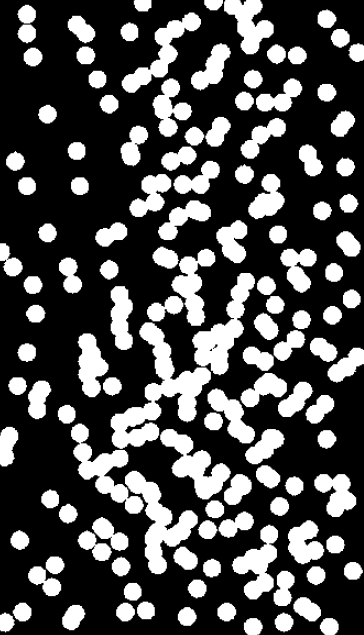
#> input picture imgs/microscope.png, 364 x 635 px
$ jupyter execute ejercicio7.ipynb
#> lines starting #> are read from the running program, lines starting #| are printed output that depends on the picture; after the words box and inside, x2 and y2 are one past the last pixel; in counts of white or black regions, pixels touching at a corner belong together
## Ejercicio 7

Sobre la imagen microscope.png, aplicar los siguientes pasos:
1. Binarizar la imagen (si no esta binarizada).
2. Obtener la componente conexa de menor tamano. ¿Cuantos pıxeles tiene?
3. Recortar la componente conexa de mayor tamano, y remover el resto de componentes. Mostrar una imagen binaria
donde solo quede la mayor componente conexa.
4. Aplicar operaciones morfologicas para contar cuantas celulas hay en total. ¿Comparar el numero obtenido contra el
numero verdadero de celulas?

### 1.

[cell 1]
import cv2
import numpy as np

# Cargar la imagen
image = cv2.imread('./imgs/microscope.png', 0)
#> image: shape (635, 364); min 0, max 255, mean 76.6

# Aplicar binarización
_, binary_image = cv2.threshold(image, 128, 255, cv2.THRESH_BINARY)
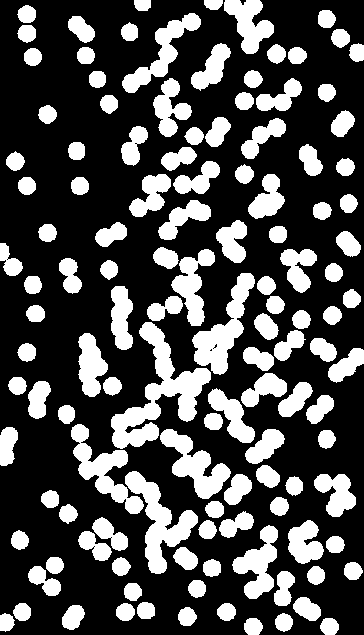
#> binary_image: shape (635, 364); 30% white; 125 white regions, largest, box (x1, y1, x2, y2) and area: (111, 322, 211, 449) 4175, (125, 471, 198, 574) 2614, (192, 273, 255, 375) 2391

# Guardar la imagen binarizada
cv2.imwrite('imgs/binary_microscope.png', binary_image)
#> Out = True

### 2.

[cell 2]
# Leer la imagen binarizada
binary_image = cv2.imread('imgs/binary_microscope.png', 0)

# Encontrar componentes conectadas
num_labels, labels, stats, _ = cv2.connectedComponentsWithStats(binary_image)
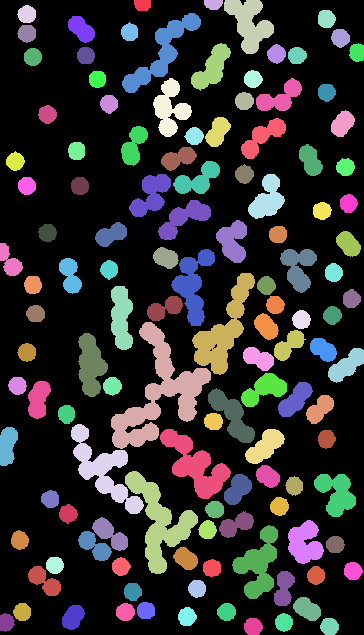
#> labels: shape (635, 364) int32; 126 distinct labels, from 0 to 125; one colour per label, 0 black
#> num_labels = 126; stats = 126 rows, first 6: [0, 0, 364, 635, 161871], [134, 0, 17, 11, 167], [204, 0, 19, 10, 158], [224, 0, 50, 54, 1449], [17, 5, 19, 18, 264], [318, 10, 18, 18, 265]

# Encontrar la componente de menor tamaño (excluyendo el fondo)
smallest_component_index = np.argmin(stats[1:, cv2.CC_STAT_AREA]) + 1  # +1 para evitar el fondo
#> smallest_component_index = 2

# Obtener el número de píxeles de la componente de menor tamaño
smallest_component_size = stats[smallest_component_index, cv2.CC_STAT_AREA]
#> smallest_component_size = 158
print(f"El componente de menor tamaño tiene {smallest_component_size} píxeles.")
#| El componente de menor tamaño tiene 158 píxeles.

### 3.

[cell 3]
# Encontrar la componente de mayor tamaño
largest_component_index = np.argmax(stats[1:, cv2.CC_STAT_AREA]) + 1  # +1 para evitar el fondo
#> largest_component_index = 67

# Crear una imagen donde solo quede la componente de mayor tamaño
largest_component_image = np.zeros_like(binary_image)
largest_component_image[labels == largest_component_index] = 255

# Guardar la imagen de la componente de mayor tamaño
cv2.imwrite('imgs/microscopio_comp_grande.png', largest_component_image)
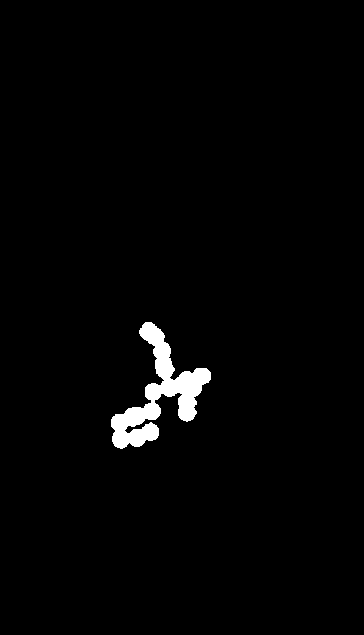
#> saved as microscopio_comp_grande.png: shape (635, 364); 1.8% white; 1 white region, box (x1, y1, x2, y2) and area: (111, 322, 211, 449) 4175

### 4.

[cell 4]
# Cargar la imagen de la componente de mayor tamaño
image_path = 'imgs/microscopio_comp_grande.png'
image = cv2.imread(image_path, 0)

# Aplicar operaciones morfológicas para separar células si están muy juntas
# Definir el elemento estructurante para la erosión/dilatación
kernel = np.ones((13,13), np.uint8)  # Puedes ajustar el tamaño según sea necesario

kernel2 = np.ones((9,9), np.uint8)  # Puedes ajustar el tamaño según sea necesario

# Erosión para eliminar ruido
eroded_image = cv2.erode(image, kernel, iterations=1)
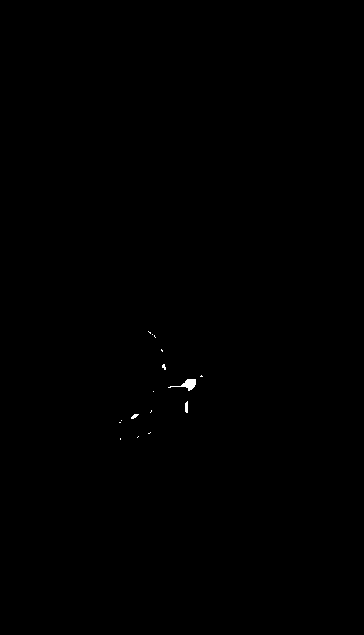
#> eroded_image: shape (635, 364); 0.1% white; 16 white regions (13 under 20 px), largest, box (x1, y1, x2, y2) and area: (168, 379, 196, 391) 129, (185, 401, 188, 413) 32, (131, 414, 139, 419) 23

# Dilatación para recuperar la forma de las células
dilated_image = cv2.dilate(eroded_image, kernel2, iterations=1)
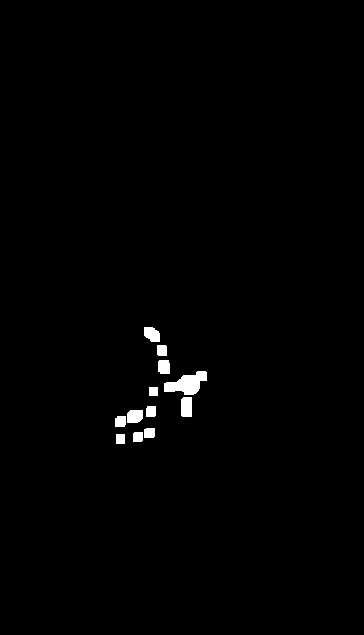
#> dilated_image: shape (635, 364); 0.9% white; 12 white regions

# Encontrar contornos de las células
contours, _ = cv2.findContours(dilated_image, cv2.RETR_EXTERNAL, cv2.CHAIN_APPROX_SIMPLE)
#> contours = 12 contours; largest, box (x1, y1, x2, y2) and area: (164, 371, 207, 395) 548, (181, 397, 192, 417) 188, (127, 410, 143, 423) 166, (144, 327, 160, 342) 166, (158, 360, 170, 374) 136

# Contar las células encontradas
num_cells = len(contours)
#> num_cells = 12
print(f"Se encontraron {num_cells} células.")
#| Se encontraron 12 células.

# Opcional: Dibujar contornos en la imagen para visualización
contoured_image = cv2.cvtColor(image, cv2.COLOR_GRAY2BGR)  # Convertir a BGR para dibujar contornos en color
cv2.drawContours(contoured_image, contours, -1, (0, 255, 0), 2)
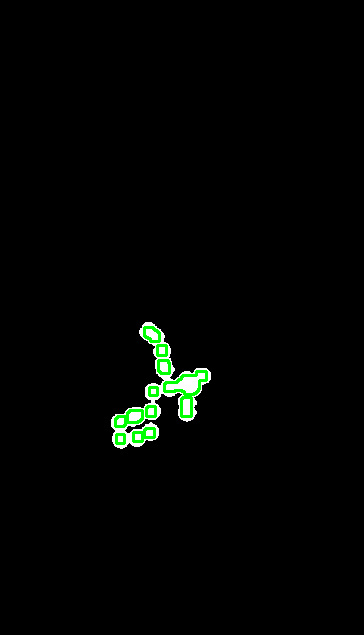
#> contoured_image: shape (635, 364, 3); mean B, G, R 2.7, 4.6, 2.7

# Guardar la imagen con los contornos dibujados
cv2.imwrite('imgs/celulas_contadas.png', contoured_image)
#> Out = True

$ run again, with imgs/brain-scan.jpeg saved as imgs/microscope.png
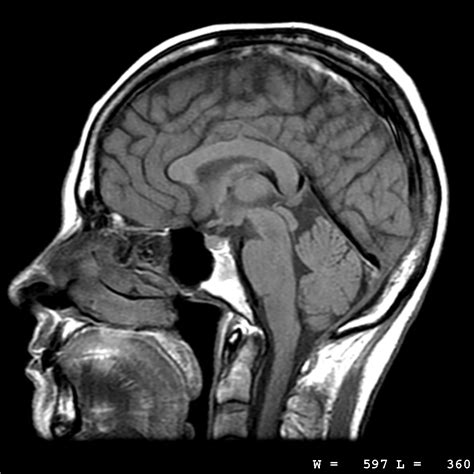
#> input picture imgs/brain-scan.jpeg, 474 x 474 px
#> `_, binary_image = cv2.threshold(image, 128, 255, cv2.THRESH_BINARY)`:
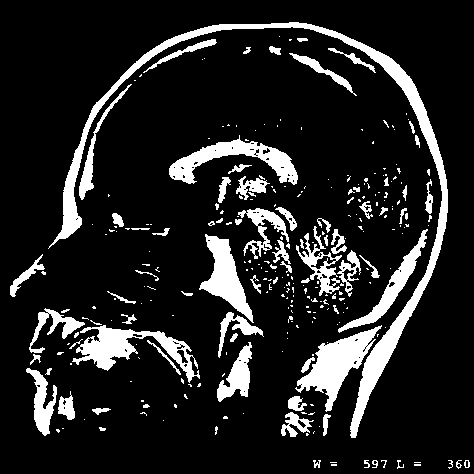
#> binary_image: shape (474, 474); 13.8% white; 289 white regions (212 under 20 px), largest, box (x1, y1, x2, y2) and area: (48, 22, 448, 438) 7778, (295, 325, 382, 412) 2613, (72, 325, 200, 383) 2405
#> `cv2.imwrite('imgs/binary_microscope.png', binary_image)`: Out = True
#> labels: shape (474, 474) int32; 290 distinct labels, from 0 to 289
#> num_labels = 290; stats = 290 rows, first 6: [0, 0, 474, 474, 193709], [48, 22, 400, 416, 7778], [279, 36, 1, 1, 1], [143, 39, 74, 34, 346], [289, 39, 3, 2, 5], [297, 38, 11, 4, 34]
#> smallest_component_index = 2
#> smallest_component_size = 1
#| El componente de menor tamaño tiene 1 píxeles.
#> eroded_image: shape (474, 474); 0.05% white in thin lines or dots, all inside (x1, y1, x2, y2) = (69, 208, 390, 379)
#> dilated_image: shape (474, 474); 0.38% white; 3 white regions
#> contours = 3 contours; box (x1, y1, x2, y2) and area: (365, 337, 394, 383) 576, (65, 204, 75, 217) 101, (65, 218, 74, 229) 80
#> num_cells = 3
#| Se encontraron 3 células.
#> `cv2.drawContours(contoured_image, contours, -1, (0, 255, 0), 2)`:
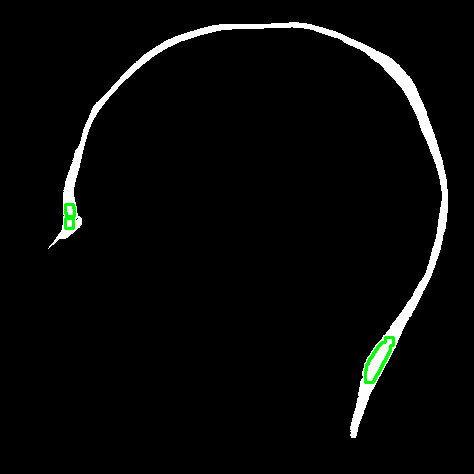
#> contoured_image: shape (474, 474, 3); mean B, G, R 8.1, 8.8, 8.1
#> `cv2.imwrite('imgs/celulas_contadas.png', contoured_image)`: Out = True
